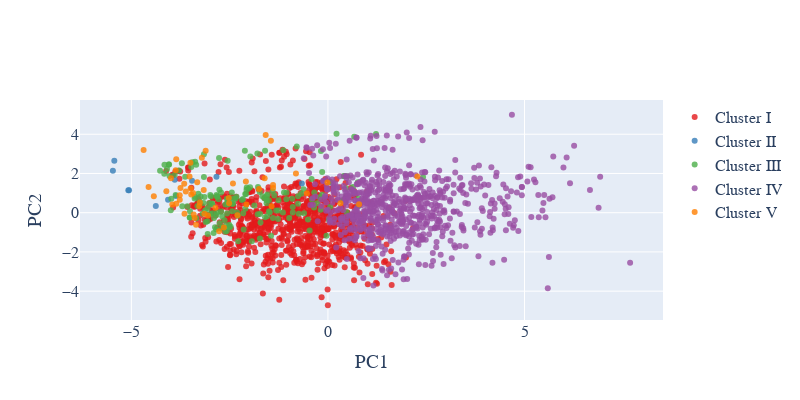

The code cell stored with this chart in its notebook:
### Code cell
#TESTING DATA PCA
plotX = X_test_clstrs.copy()

#PCA with two principal components
pca_2d = PCA(n_components=2)

clusters = plotX['clusters']

#This DataFrame contains the two principal components that will be used
#for the 2-D visualization mentioned above
PCs_2d = pd.DataFrame(pca_2d.fit_transform(plotX.drop(['clusters'], axis=1)))

#"PC1_2d" means: 'The first principal component of the components created for 2-D visualization, by PCA.'
#And "PC2_2d" means: 'The second principal component of the components created for 2-D visualization, by PCA.'
PCs_2d.columns = ["PC1_2d", "PC2_2d"]
PCs_2d.set_index(plotX.index, inplace = True)

plotX['clusters'] = clusters
plotX['PC1_2d'] = PCs_2d['PC1_2d']
plotX['PC2_2d'] = PCs_2d['PC2_2d']

uniq_clusters = plotX['clusters'].unique()
uniqs = uniq_clusters.tolist()
uniqs.sort()

cluster0 = plotX[plotX['clusters'] == uniqs[0]]
cluster1 = plotX[plotX['clusters'] == uniqs[1]]
cluster2 = plotX[plotX['clusters'] == uniqs[2]]
cluster3 = plotX[plotX['clusters'] == uniqs[3]]
cluster4 = plotX[plotX['clusters'] == uniqs[4]]

#Instructions for building the 2-D plot

#trace1 is for 'Cluster 0'
trace1 = go.Scatter(
                    x = cluster0["PC1_2d"],
                    y = cluster0["PC2_2d"],
                    mode = "markers",
                    name = "Cluster I",
                    marker = dict(color = 'rgba(228,26,28,0.8)'),
                    text = None)

#trace2 is for 'Cluster 1'
trace2 = go.Scatter(
                    x = cluster1["PC1_2d"],
                    y = cluster1["PC2_2d"],
                    mode = "markers",
                    name = "Cluster II",
                    marker = dict(color = 'rgba(55,126,184, 0.8)'),
                    text = None)

#trace3 is for 'Cluster 2'
trace3 = go.Scatter(
                    x = cluster2["PC1_2d"],
                    y = cluster2["PC2_2d"],
                    mode = "markers",
                    name = "Cluster III",
                    marker = dict(color = 'rgba(77,175,74, 0.8)'),
                    text = None)

#trace4 is for 'Cluster 3'
trace4 = go.Scatter(
                    x = cluster3["PC1_2d"],
                    y = cluster3["PC2_2d"],
                    mode = "markers",
                    name = "Cluster IV",
                    marker = dict(color = 'rgba(152,78,163, 0.8)'),
                    text = None)

#trace5 is for 'Cluster 4'
trace5 = go.Scatter(
                    x = cluster4["PC1_2d"],
                    y = cluster4["PC2_2d"],
                    mode = "markers",
                    name = "Cluster V",
                    marker = dict(color = 'rgba(255,127,0, 0.8)'),
                    text = None)



data = [trace1, trace2, trace3, trace4, trace5]

#title = "Visualizing Clusters in Two Dimensions Using PCA"

layout = dict(xaxis= dict(title= 'PC1',dtick= 5,zeroline= False),
              yaxis= dict(title= 'PC2',ticklen= 5,zeroline= False),
              font_family="Arial",
              font = dict(size=16),
              width=800,
              height=400
             )

fig = dict(data = data, layout = layout)

iplot(fig)

### Figure 1 — Plotly figure (JSON) as saved in the notebook; plotly's stock layout.template omitted (floating-point values rounded to 4 significant figures; data arrays with more than 128 entries replaced by an {"elided": "..."} marker saying what was removed)
{"data": [{"marker": {"color": "rgba(228,26,28,0.8)"}, "mode": "markers", "name": "Cluster I", "type": "scatter", "x": {"elided": "871 float values"}, "y": {"elided": "871 float values"}}, {"marker": {"color": "rgba(55,126,184, 0.8)"}, "mode": "markers", "name": "Cluster II", "type": "scatter", "x": [-5.078, -3.867, -0.6636, -4.066, -3.457, -2.835, -3.896, -4.378, -5.434, -5.47, -5.059], "y": [1.147, 0.8523, 1.485, 0.6611, 1.632, 1.834, 1.683, 0.3427, 2.645, 2.141, 1.143]}, {"marker": {"color": "rgba(77,175,74, 0.8)"}, "mode": "markers", "name": "Cluster III", "type": "scatter", "x": {"elided": "179 float values"}, "y": {"elided": "179 float values"}}, {"marker": {"color": "rgba(152,78,163, 0.8)"}, "mode": "markers", "name": "Cluster IV", "type": "scatter", "x": {"elided": "697 float values"}, "y": {"elided": "697 float values"}}, {"marker": {"color": "rgba(255,127,0, 0.8)"}, "mode": "markers", "name": "Cluster V", "type": "scatter", "x": [-3.355, -0.814, -3.272, -3.751, -2.416, -3.859, -2.303, -3.325, -3.391, -3.993, -3.415, -3.648, -3.521, -3.11, 0.3174, -1.752, -3.493, -3.616, -3.77, -3.256, 0.7913, -4.11, -2.647, -3.497, -2.863, -4.688, -2.074, 2.274, -4.562, -1.432, -3.872, -3.43, -2.087, -3.054, -3.769, -2.514, -3.959, -1.395, -2.522, -0.5363, -1.451, -0.01332, -2.767, -3.143, -1.583, -3.159, -4.428, -1.396, -3.857, -3.477, -3.656, -1.61, -3.207], "y": [-0.6102, 2.001, 0.3232, 1.255, 1.483, 2.728, -0.1297, 1.558, -0.2656, 1.758, -0.09264, -0.0555, 1.84, 3.162, 0.4843, 1.21, 1.24, 1.084, 0.8961, 0.5231, 0.4253, 1.091, -0.7564, 2.544, 0.2571, 3.196, 0.4133, 1.851, 1.306, 0.3232, 2.162, 1.003, 1.597, -0.1382, 0.6603, 0.4867, 0.4153, 1.265, 0.7555, 0.9918, 3.667, 1.534, -0.9463, -0.05739, 3.962, 1.157, 0.8387, 1.416, 0.4598, 0.9244, 1.476, 1.755, 2.8]}], "layout": {"font": {"family": "Arial", "size": 16}, "height": 400, "width": 800, "xaxis": {"dtick": 5, "title": {"text": "PC1"}, "zeroline": false}, "yaxis": {"ticklen": 5, "title": {"text": "PC2"}, "zeroline": false}}}
